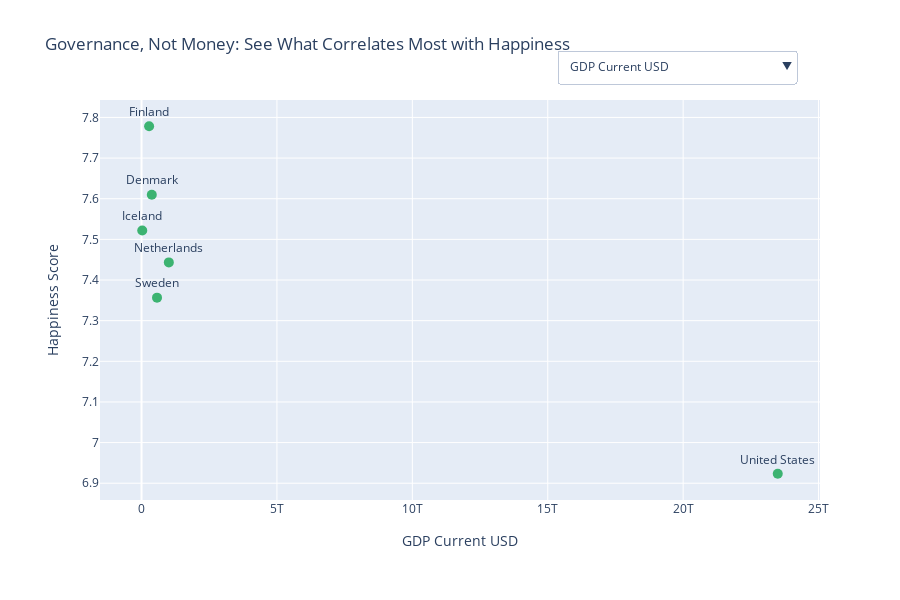

The notebook cell saved with this chart:
### Code cell
# Added a trace that plotted each country as a labeled dot
# Used 'markers+text' mode to display country names above each point
fig.add_trace(go.Scatter(
    x=df[x0],
    y=df[y],
    mode="markers+text",
    text=df["Country"],
    textposition="top center",
    marker=dict(size=10, color="mediumseagreen"),
    name=f"{x0} vs {y}"
))

# Updated the layout to improve readability and fit within the page.
fig.update_layout(
    title="Governance, Not Money: See What Correlates Most with Happiness",
    autosize=True,
    width=900,
    height=600,
    margin=dict(t=100, l=100, r=80, b=100),

    # Changed the camel case formatting
    xaxis=dict(
        title=dict(text=x0.replace("_", " "), standoff=20),
        automargin=True
    ),

    # Made the formatting strong for the y axis label
    yaxis=dict(
        title=dict(text="Happiness Score", standoff=20),
        # Increased standoff for breathing room
        automargin=True
         # Moved tick labels outside the axis line
    ),

    # Added a dropdown menu that allowed users to switch the x-axis variable.
    updatemenus=[{
        "buttons": [
            {
                "method": "update",
                # Used 'update' to modify existing trace and axis layout
                # Each button updated both the x-values and the axis title to reflect the selected indicator
                "label": x.replace("_", " "),
                "args": [
                    {"x": [df[x]]},
                    {"xaxis": {"title": dict(text=x.replace("_", " "), standoff=20)}}
                ]
            } for x in x_vars
            # Used a list comprehension to interactively generate buttons for columns
        ],
        "direction": "down",
        # Chose dropdown style for compactness and clarity
        "showactive": True,
        # Highlighted the active selection for user feedback
        "x": 0.98,
        "y": 1.15,
        "xanchor": "right",
        "yanchor": "top",
        "pad": {"r": 10, "t": 10}
        # Added padding to prevent overlap with chart elements
    }]
)

# Rendered the chart in the Quarto page.
# Made sure to import it into an html so i can include it in the quarto markdown file
fig.write_html("../docs/interactive_happiness_scatter.html")
fig.show()

### Figure 1 — Plotly figure (JSON) as saved in the notebook; plotly's stock layout.template omitted (floating-point values rounded to 4 significant figures)
{"data": [{"marker": {"color": "mediumseagreen", "size": 10}, "mode": "markers+text", "name": "GDP_Current_USD vs Happiness_Score", "text": ["Denmark", "Finland", "Iceland", "Netherlands", "Sweden", "United States"], "textposition": "top center", "type": "scatter", "x": [379000000000.0, 280100000000.0, 26420000000.0, 1008000000000.0, 571900000000.0, 23490000000000.0], "y": [7.61, 7.778, 7.522, 7.443, 7.357, 6.923]}], "layout": {"autosize": true, "height": 600, "margin": {"b": 100, "l": 100, "r": 80, "t": 100}, "title": {"text": "Governance, Not Money: See What Correlates Most with Happiness"}, "updatemenus": [{"buttons": [{"args": [{"x": [[378956928485, 280100000000.0, 26415193964, 1008000000000.0, 571900000000.0, 23490000000000.0]]}, {"xaxis": {"title": {"standoff": 20, "text": "GDP Current USD"}}}], "label": "GDP Current USD", "method": "update"}, {"args": [{"x": [[10.1, 9.468, 9.138, 10.52, 10.93, 17.22]]}, {"xaxis": {"title": {"standoff": 20, "text": "Health Expenditure percent GDP"}}}], "label": "Health Expenditure percent GDP", "method": "update"}, {"args": [{"x": [[6.848, 6.468, 7.82, 5.3, 7.695, 5.173]]}, {"xaxis": {"title": {"standoff": 20, "text": "Education Expenditure percent GDP"}}}], "label": "Education Expenditure percent GDP", "method": "update"}, {"args": [{"x": [[5.058, 7.218, 4.172, 3.718, 7.533, 4.712]]}, {"xaxis": {"title": {"standoff": 20, "text": "Unemployment Rate percent"}}}], "label": "Unemployment Rate percent", "method": "update"}, {"args": [{"x": [[2.475, 2.992, 5.005, 3.687, 3.885, 3.717]]}, {"xaxis": {"title": {"standoff": 20, "text": "Inflation Annual percent"}}}], "label": "Inflation Annual percent", "method": "update"}, {"args": [{"x": [[2.447, 2.313, 0.5317, -17.4, 4.622, 1.332]]}, {"xaxis": {"title": {"standoff": 20, "text": "FDI Net Inflows percent GDP"}}}], "label": "FDI Net Inflows percent GDP", "method": "update"}, {"args": [{"x": [[81.42, 81.73, 82.83, 81.69, 82.91, 77.76]]}, {"xaxis": {"title": {"standoff": 20, "text": "Life Expectancy Years"}}}], "label": "Life Expectancy Years", "method": "update"}, {"args": [{"x": [[1.915, 1.882, 1.517, 1.722, 1.632, 1.34]]}, {"xaxis": {"title": {"standoff": 20, "text": "Govt Effectiveness"}}}], "label": "Govt Effectiveness", "method": "update"}, {"args": [{"x": [[1.853, 2, 1.715, 1.697, 1.722, 1.388]]}, {"xaxis": {"title": {"standoff": 20, "text": "Rule of Law"}}}], "label": "Rule of Law", "method": "update"}, {"args": [{"x": [[2.272, 2.193, 1.672, 1.925, 2.08, 1.125]]}, {"xaxis": {"title": {"standoff": 20, "text": "Control of Corruption"}}}], "label": "Control of Corruption", "method": "update"}, {"args": [{"x": [[0.9117, 0.8783, 1.37, 0.795, 0.935, 0.085]]}, {"xaxis": {"title": {"standoff": 20, "text": "Political Stability"}}}], "label": "Political Stability", "method": "update"}, {"args": [{"x": [[1.568, 1.602, 1.385, 1.517, 1.538, 0.8983]]}, {"xaxis": {"title": {"standoff": 20, "text": "Voice and Accountability"}}}], "label": "Voice and Accountability", "method": "update"}, {"args": [{"x": [[64660.0, 50530.0, 71030.0, 57470.0, 55110.0, 70660.0]]}, {"xaxis": {"title": {"standoff": 20, "text": "GDP Per Capita"}}}], "label": "GDP Per Capita", "method": "update"}, {"args": [{"x": [[1.21, 1.218, 1.252, 1.172, 1.165, 1.143]]}, {"xaxis": {"title": {"standoff": 20, "text": "Social support"}}}], "label": "Social support", "method": "update"}, {"args": [{"x": [[0.8033, 0.8133, 0.8067, 0.76, 0.7967, 0.675]]}, {"xaxis": {"title": {"standoff": 20, "text": "Freedom to make life choices"}}}], "label": "Freedom to make life choices", "method": "update"}, {"args": [{"x": [[0.1583, 0.04667, 0.265, 0.2533, 0.1883, 0.1967]]}, {"xaxis": {"title": {"standoff": 20, "text": "Generosity"}}}], "label": "Generosity", "method": "update"}, {"args": [{"x": [[0.3167, 0.3133, 0.4167, 0.35, 0.325, 0.4217]]}, {"xaxis": {"title": {"standoff": 20, "text": "Perceptions of corruption"}}}], "label": "Perceptions of corruption", "method": "update"}], "direction": "down", "pad": {"r": 10, "t": 10}, "showactive": true, "x": 0.98, "xanchor": "right", "y": 1.15, "yanchor": "top"}], "width": 900, "xaxis": {"automargin": true, "title": {"standoff": 20, "text": "GDP Current USD"}}, "yaxis": {"automargin": true, "title": {"standoff": 20, "text": "Happiness Score"}}}}
